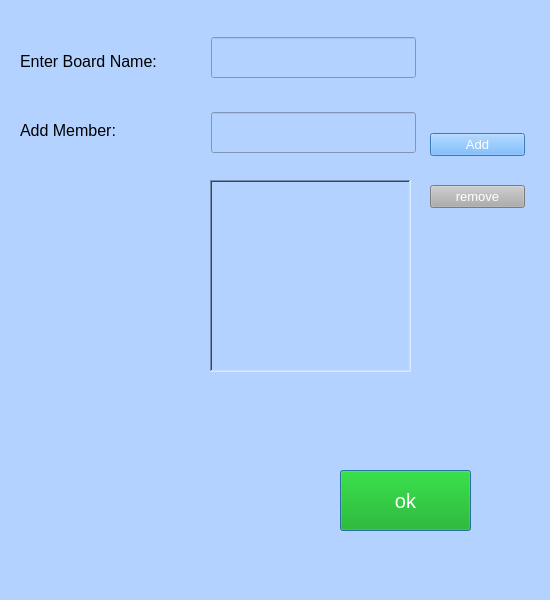
<?xml version="1.0" encoding="UTF-8"?>
<ui version="4.0">
 <class>Dialog</class>
 <widget class="QDialog" name="Dialog">
  <property name="geometry">
   <rect>
    <x>0</x>
    <y>0</y>
    <width>550</width>
    <height>600</height>
   </rect>
  </property>
  <property name="windowTitle">
   <string>Dialog</string>
  </property>
  <property name="styleSheet">
   <string notr="true">background-color:rgb(179, 210, 255)</string>
  </property>
  <widget class="QLineEdit" name="enterboardname">
   <property name="geometry">
    <rect>
     <x>211</x>
     <y>37</y>
     <width>205</width>
     <height>41</height>
    </rect>
   </property>
   <property name="styleSheet">
    <string notr="true">font-size:12pt;
color:rgb(255, 255, 255)</string>
   </property>
   <property name="text">
    <string/>
   </property>
   <property name="alignment">
    <set>Qt::AlignCenter</set>
   </property>
  </widget>
  <widget class="QPushButton" name="okboardbutton">
   <property name="geometry">
    <rect>
     <x>340</x>
     <y>470</y>
     <width>131</width>
     <height>61</height>
    </rect>
   </property>
   <property name="styleSheet">
    <string notr="true">background-color:rgb(0, 170, 0);
color:rgb(255, 255, 255);
font-size:15pt;</string>
   </property>
   <property name="text">
    <string>ok</string>
   </property>
  </widget>
  <widget class="QLineEdit" name="addmember">
   <property name="geometry">
    <rect>
     <x>211</x>
     <y>112</y>
     <width>205</width>
     <height>41</height>
    </rect>
   </property>
   <property name="toolTip">
    <string>&lt;html&gt;&lt;head/&gt;&lt;body&gt;&lt;p align=&quot;center&quot;&gt;&lt;br/&gt;&lt;/p&gt;&lt;/body&gt;&lt;/html&gt;</string>
   </property>
   <property name="styleSheet">
    <string notr="true">font-size:12pt;
color:rgb(255, 255, 255)</string>
   </property>
   <property name="text">
    <string/>
   </property>
   <property name="alignment">
    <set>Qt::AlignCenter</set>
   </property>
  </widget>
  <widget class="QListWidget" name="memberlist">
   <property name="geometry">
    <rect>
     <x>210</x>
     <y>180</y>
     <width>201</width>
     <height>192</height>
    </rect>
   </property>
   <property name="styleSheet">
    <string notr="true">color:rgb(255, 255, 255);
font-size:12pt;</string>
   </property>
   <property name="frameShape">
    <enum>QFrame::WinPanel</enum>
   </property>
   <property name="lineWidth">
    <number>11</number>
   </property>
   <property name="midLineWidth">
    <number>11</number>
   </property>
  </widget>
  <widget class="QWidget" name="">
   <property name="geometry">
    <rect>
     <x>20</x>
     <y>30</y>
     <width>172</width>
     <height>131</height>
    </rect>
   </property>
   <layout class="QVBoxLayout" name="verticalLayout">
    <item>
     <widget class="QLabel" name="label">
      <property name="styleSheet">
       <string notr="true">font-size:12pt;
color:rgb(0, 0, 0)</string>
      </property>
      <property name="text">
       <string>Enter Board Name:</string>
      </property>
     </widget>
    </item>
    <item>
     <widget class="QLabel" name="label_3">
      <property name="styleSheet">
       <string notr="true">font-size:12pt;
color:rgb(0, 0, 0)</string>
      </property>
      <property name="text">
       <string>Add Member:</string>
      </property>
     </widget>
    </item>
   </layout>
  </widget>
  <widget class="QWidget" name="">
   <property name="geometry">
    <rect>
     <x>430</x>
     <y>110</y>
     <width>95</width>
     <height>121</height>
    </rect>
   </property>
   <layout class="QVBoxLayout" name="verticalLayout_2">
    <item>
     <widget class="QPushButton" name="addmemberbutton">
      <property name="styleSheet">
       <string notr="true">font-size:10pt;
color:rgb(255, 255, 255);
background-color:rgb(85, 170, 255)</string>
      </property>
      <property name="text">
       <string>Add</string>
      </property>
     </widget>
    </item>
    <item>
     <widget class="QPushButton" name="removememberbutton">
      <property name="styleSheet">
       <string notr="true">font-size:10pt;
color:rgb(255, 255, 255);
background-color:rgb(173, 173, 173)</string>
      </property>
      <property name="text">
       <string>remove</string>
      </property>
     </widget>
    </item>
   </layout>
  </widget>
 </widget>
 <resources/>
 <connections/>
</ui>
